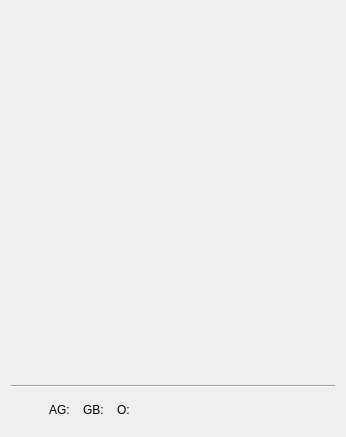
<?xml version="1.0" encoding="UTF-8"?>
<ui version="4.0">
 <class>THT</class>
 <widget class="QWidget" name="THT">
  <property name="geometry">
   <rect>
    <x>0</x>
    <y>0</y>
    <width>346</width>
    <height>437</height>
   </rect>
  </property>
  <property name="windowTitle">
   <string>Trader's Home Task</string>
  </property>
  <layout class="QGridLayout" name="gridLayout_3">
   <item row="0" column="0" colspan="4">
    <widget class="QWidget" name="widgetTickers" native="true"/>
   </item>
   <item row="1" column="0" colspan="4">
    <widget class="Line" name="line">
     <property name="orientation">
      <enum>Qt::Horizontal</enum>
     </property>
    </widget>
   </item>
   <item row="2" column="0">
    <widget class="Target" name="target" native="true">
     <property name="minimumSize">
      <size>
       <width>32</width>
       <height>32</height>
      </size>
     </property>
     <property name="maximumSize">
      <size>
       <width>32</width>
       <height>32</height>
      </size>
     </property>
     <property name="toolTip">
      <string>Move this pointer to the window with which to establish a link</string>
     </property>
    </widget>
   </item>
   <item row="2" column="1">
    <layout class="QHBoxLayout" name="horizontalLayout">
     <property name="spacing">
      <number>0</number>
     </property>
     <item>
      <widget class="QLabel" name="label">
       <property name="toolTip">
        <string>Advanced Get links</string>
       </property>
       <property name="text">
        <string>AG:</string>
       </property>
      </widget>
     </item>
     <item>
      <widget class="QLabel" name="labelAG">
       <property name="toolTip">
        <string>Advanced Get links</string>
       </property>
      </widget>
     </item>
     <item>
      <spacer name="horizontalSpacer_2">
       <property name="orientation">
        <enum>Qt::Horizontal</enum>
       </property>
       <property name="sizeType">
        <enum>QSizePolicy::Fixed</enum>
       </property>
       <property name="sizeHint" stdset="0">
        <size>
         <width>6</width>
         <height>20</height>
        </size>
       </property>
      </spacer>
     </item>
     <item>
      <widget class="QLabel" name="label_2">
       <property name="toolTip">
        <string>Graybox links</string>
       </property>
       <property name="text">
        <string>GB:</string>
       </property>
      </widget>
     </item>
     <item>
      <widget class="QLabel" name="labelGB">
       <property name="toolTip">
        <string>Graybox links</string>
       </property>
      </widget>
     </item>
     <item>
      <spacer name="horizontalSpacer_3">
       <property name="orientation">
        <enum>Qt::Horizontal</enum>
       </property>
       <property name="sizeType">
        <enum>QSizePolicy::Fixed</enum>
       </property>
       <property name="sizeHint" stdset="0">
        <size>
         <width>6</width>
         <height>20</height>
        </size>
       </property>
      </spacer>
     </item>
     <item>
      <widget class="QLabel" name="label_3">
       <property name="toolTip">
        <string>Other links</string>
       </property>
       <property name="text">
        <string>O:</string>
       </property>
      </widget>
     </item>
     <item>
      <widget class="QLabel" name="labelO">
       <property name="toolTip">
        <string>Other links</string>
       </property>
      </widget>
     </item>
    </layout>
   </item>
   <item row="2" column="2">
    <spacer name="horizontalSpacer">
     <property name="orientation">
      <enum>Qt::Horizontal</enum>
     </property>
     <property name="sizeHint" stdset="0">
      <size>
       <width>0</width>
       <height>20</height>
      </size>
     </property>
    </spacer>
   </item>
   <item row="2" column="3">
    <widget class="QStackedWidget" name="stackBusy">
     <property name="sizePolicy">
      <sizepolicy hsizetype="Maximum" vsizetype="Maximum">
       <horstretch>0</horstretch>
       <verstretch>0</verstretch>
      </sizepolicy>
     </property>
     <property name="currentIndex">
      <number>0</number>
     </property>
     <widget class="QWidget" name="page">
      <layout class="QGridLayout" name="gridLayout">
       <property name="margin">
        <number>0</number>
       </property>
       <item row="0" column="0">
        <widget class="QLabel" name="labelNotBusy">
         <property name="minimumSize">
          <size>
           <width>32</width>
           <height>32</height>
          </size>
         </property>
         <property name="maximumSize">
          <size>
           <width>32</width>
           <height>32</height>
          </size>
         </property>
         <property name="toolTip">
          <string>THT is ready</string>
         </property>
         <property name="pixmap">
          <pixmap resource="tht.qrc">:/images/ready.png</pixmap>
         </property>
         <property name="alignment">
          <set>Qt::AlignCenter</set>
         </property>
        </widget>
       </item>
      </layout>
     </widget>
     <widget class="QWidget" name="page_2">
      <layout class="QGridLayout" name="gridLayout_2">
       <property name="margin">
        <number>0</number>
       </property>
       <item row="0" column="0">
        <widget class="QLabel" name="labelBusy">
         <property name="minimumSize">
          <size>
           <width>32</width>
           <height>32</height>
          </size>
         </property>
         <property name="maximumSize">
          <size>
           <width>32</width>
           <height>32</height>
          </size>
         </property>
         <property name="toolTip">
          <string>THT is busy</string>
         </property>
         <property name="pixmap">
          <pixmap resource="tht.qrc">:/images/locked.png</pixmap>
         </property>
         <property name="alignment">
          <set>Qt::AlignCenter</set>
         </property>
        </widget>
       </item>
      </layout>
     </widget>
    </widget>
   </item>
  </layout>
 </widget>
 <layoutdefault spacing="6" margin="11"/>
 <customwidgets>
  <customwidget>
   <class>Target</class>
   <extends>QWidget</extends>
   <header>target.h</header>
   <container>1</container>
   <slots>
    <signal>dropped(QPoint)</signal>
   </slots>
  </customwidget>
 </customwidgets>
 <resources>
  <include location="tht.qrc"/>
 </resources>
 <connections>
  <connection>
   <sender>target</sender>
   <signal>dropped(QPoint)</signal>
   <receiver>THT</receiver>
   <slot>slotTargetDropped(QPoint)</slot>
   <hints>
    <hint type="sourcelabel">
     <x>28</x>
     <y>416</y>
    </hint>
    <hint type="destinationlabel">
     <x>32</x>
     <y>469</y>
    </hint>
   </hints>
  </connection>
 </connections>
 <slots>
  <slot>slotTargetDropped(QPoint)</slot>
 </slots>
</ui>
